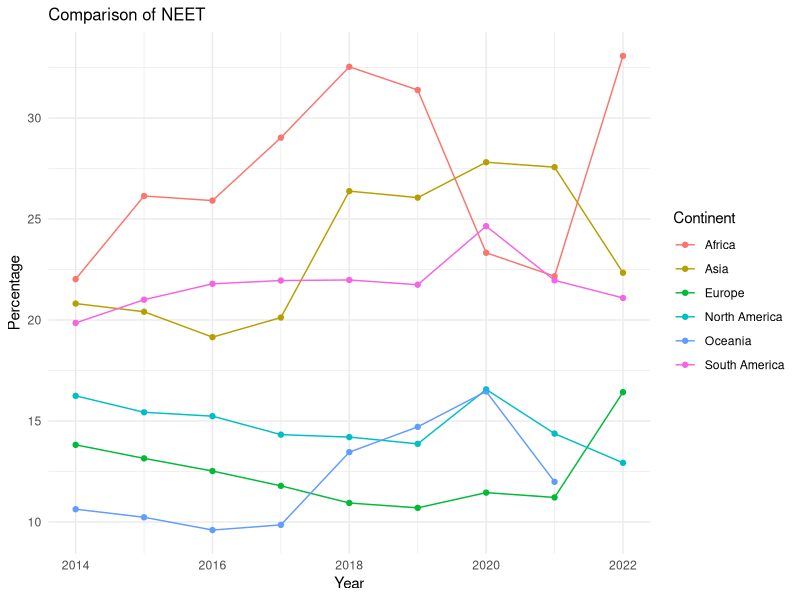
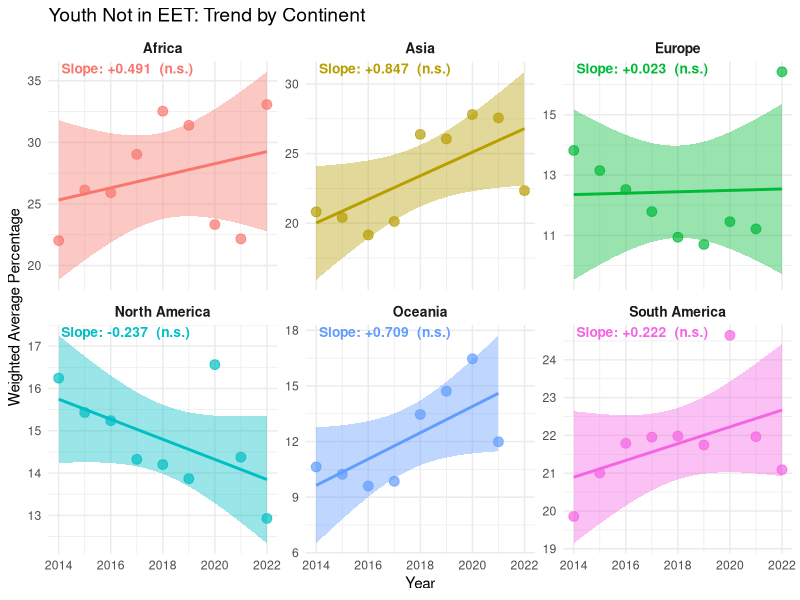

Here is the R script that generated these plots, in order:
## ---- chunk 1
knitr::opts_chunk$set(echo = FALSE)
library(tidyverse)
library(ggplot2)
## ---- chunk 2
youth_not_eet <- read.csv("Exported_data/youth_not_in_eet.csv")
colnames(youth_not_eet)[4] <- "Percentage"
## ---- chunk 3
youth_not_eet %>%
  group_by(Continent, Year) %>%
  summarise(weighted_average = weighted.mean(Percentage, Population)) %>%
  ungroup() %>% 
  ggplot(aes(x = Year, y = weighted_average, colour = Continent)) +
  geom_point() +
  geom_line() + 
  labs(x = "Year", 
       y = "Percentage",
       title = "Comparison of NEET")+
  theme_minimal()+
  theme(plot.title = element_text(size = 12,
                                  hjust = 0))
## ---- chunk 4

youth_summary <- youth_not_eet %>%
  group_by(Continent, Year) %>%
  # Use na.rm = TRUE in weighted.mean to handle missing data
  summarise(weighted_average = weighted.mean(Percentage, Population, na.rm = TRUE)) %>% 
  ungroup()

# Define the color mapping vector
continent_colors <- c(
  "Africa"        = "#F8766D",
  "Asia"          = "#B79F00",
  "Europe"        = "#00BA38",
  "North America" = "#00BFC4",
  "Oceania"       = "#619CFF",
  "South America" = "#F564E3"
)
# 1. Calculate all slopes, p-values, and annotation positions
slope_data <- youth_summary %>%
  group_by(Continent) %>%
  do({
    lm_fit <- lm(weighted_average ~ Year, data = .)
    tidy_fit <- broom::tidy(lm_fit)
    
    slope_stats <- tidy_fit %>% filter(term == "Year")
    slope <- slope_stats$estimate

    p_value <- slope_stats$p.value
    
    # Determine the significance notation based on standard alpha levels (0.05, 0.01, 0.001)
    significance_label <- case_when(
      p_value < 0.001 ~ "(p < 0.001)",
      p_value < 0.01 ~ "(p < 0.01)",  
      p_value < 0.05 ~ "(p < 0.05)",
      TRUE ~ " (n.s.)"                      # Not significant (p >= 0.05)
    )
    
    # Create the final annotation label string, including the formatted slope and significance
    slope_label <- sprintf("Slope: %s%.3f %s",
                           ifelse(slope >= 0, "+", ""), # Add a '+' sign for positive slopes
                           slope,
                           significance_label)
    
    data.frame(
      Continent = unique(.$Continent),
      slope_label = slope_label
    )
  }) %>%
  ungroup()

# Section 2: Combined Plot Generation

# 2. Create the combined plot using facet_wrap
combined_plot <- ggplot(youth_summary, aes(x = Year, y = weighted_average)) +
  geom_point(aes(colour = Continent), alpha = 0.7, size = 3) +
  geom_smooth(aes(colour = Continent, fill = Continent), method = "lm", se = TRUE, linewidth = 1) +
  geom_text(data = slope_data,
            aes(label = slope_label, colour = Continent),
            x = -Inf, y = Inf,
            hjust = -0.1, vjust = 1.2,
            size = 3.5, fontface = "bold") +
  scale_colour_manual(values = continent_colors) +
  scale_fill_manual(values = continent_colors) +

  facet_wrap(~ Continent,
             scales = "free_y") +
  labs( x = "Year",
        y = "Weighted Average Percentage",
        title = "Youth Not in EET: Trend by Continent") +
  theme_minimal() +
  theme(
    plot.title = element_text(size = 14, hjust = 0),
    legend.position = "none",                       
    strip.text = element_text(size = 10, face = "bold") 
  )

# Display the final combined plot object
combined_plot
